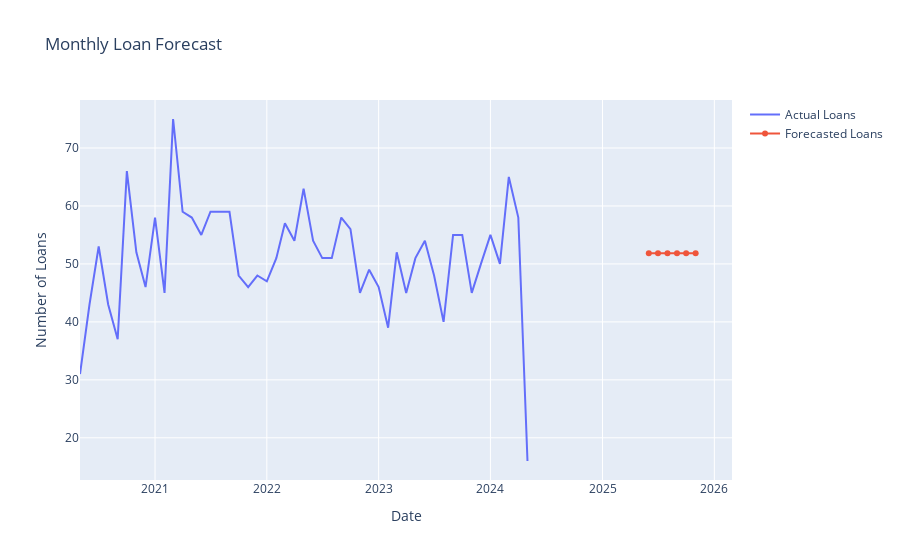

The notebook cell this image was saved under:
### Markdown cell above
## Loan by Interst

### Code cell
# Aggregate monthly loans and interest rates
monthly_loans = loans.groupby(loans['LoanStartDate'].dt.to_period('M')).size().to_timestamp()
monthly_interest = loans.groupby(loans['LoanStartDate'].dt.to_period('M'))['InterestRate'].mean().to_timestamp()

# Check for NaN or infinite values
if monthly_loans.isna().any() or np.any(np.isinf(monthly_loans)) or monthly_interest.isna().any() or np.any(np.isinf(monthly_interest)):
    raise ValueError("Monthly loans or interest rates contain NaN or infinite values")

# Align data
exog = monthly_interest.align(monthly_loans, join='inner')[0]
monthly_loans = monthly_loans.align(exog, join='inner')[0]

# Fit ARIMAX model for loans
model_ln = auto_arima(monthly_loans, exog=exog, seasonal=True, m=12, trace=False)
arimax_model = SARIMAX(monthly_loans, exog=exog, order=model_ln.order, seasonal_order=model_ln.seasonal_order)
results_ln = arimax_model.fit(disp=False)

# Forecast loans
future_exog = np.full(6, exog[-6:].mean())
forecast_ln = results_ln.forecast(steps=6, exog=future_exog)

# Visualize loan forecast
fig = go.Figure()
fig.add_trace(go.Scatter(x=monthly_loans.index, y=monthly_loans, name='Actual Loans'))
fig.add_trace(go.Scatter(x=forecast_index, y=forecast_ln, name='Forecasted Loans'))
fig.update_layout(title='Monthly Loan Forecast', xaxis_title='Date', yaxis_title='Number of Loans')
fig.show()

### Figure 1 — Plotly figure (JSON) as saved in the notebook; plotly's stock layout.template omitted (floating-point values rounded to 4 significant figures)
{"data": [{"name": "Actual Loans", "type": "scatter", "x": ["2020-05-01T00:00:00.000000000", "2020-06-01T00:00:00.000000000", "2020-07-01T00:00:00.000000000", "2020-08-01T00:00:00.000000000", "2020-09-01T00:00:00.000000000", "2020-10-01T00:00:00.000000000", "2020-11-01T00:00:00.000000000", "2020-12-01T00:00:00.000000000", "2021-01-01T00:00:00.000000000", "2021-02-01T00:00:00.000000000", "2021-03-01T00:00:00.000000000", "2021-04-01T00:00:00.000000000", "2021-05-01T00:00:00.000000000", "2021-06-01T00:00:00.000000000", "2021-07-01T00:00:00.000000000", "2021-08-01T00:00:00.000000000", "2021-09-01T00:00:00.000000000", "2021-10-01T00:00:00.000000000", "2021-11-01T00:00:00.000000000", "2021-12-01T00:00:00.000000000", "2022-01-01T00:00:00.000000000", "2022-02-01T00:00:00.000000000", "2022-03-01T00:00:00.000000000", "2022-04-01T00:00:00.000000000", "2022-05-01T00:00:00.000000000", "2022-06-01T00:00:00.000000000", "2022-07-01T00:00:00.000000000", "2022-08-01T00:00:00.000000000", "2022-09-01T00:00:00.000000000", "2022-10-01T00:00:00.000000000", "2022-11-01T00:00:00.000000000", "2022-12-01T00:00:00.000000000", "2023-01-01T00:00:00.000000000", "2023-02-01T00:00:00.000000000", "2023-03-01T00:00:00.000000000", "2023-04-01T00:00:00.000000000", "2023-05-01T00:00:00.000000000", "2023-06-01T00:00:00.000000000", "2023-07-01T00:00:00.000000000", "2023-08-01T00:00:00.000000000", "2023-09-01T00:00:00.000000000", "2023-10-01T00:00:00.000000000", "2023-11-01T00:00:00.000000000", "2023-12-01T00:00:00.000000000", "2024-01-01T00:00:00.000000000", "2024-02-01T00:00:00.000000000", "2024-03-01T00:00:00.000000000", "2024-04-01T00:00:00.000000000", "2024-05-01T00:00:00.000000000"], "y": [31, 43, 53, 43, 37, 66, 52, 46, 58, 45, 75, 59, 58, 55, 59, 59, 59, 48, 46, 48, 47, 51, 57, 54, 63, 54, 51, 51, 58, 56, 45, 49, 46, 39, 52, 45, 51, 54, 48, 40, 55, 55, 45, 50, 55, 50, 65, 58, 16]}, {"name": "Forecasted Loans", "type": "scatter", "x": ["2025-06-01T00:00:00.000000000", "2025-07-01T00:00:00.000000000", "2025-08-01T00:00:00.000000000", "2025-09-01T00:00:00.000000000", "2025-10-01T00:00:00.000000000", "2025-11-01T00:00:00.000000000"], "y": [51.83, 51.83, 51.83, 51.83, 51.83, 51.83]}], "layout": {"title": {"text": "Monthly Loan Forecast"}, "xaxis": {"title": {"text": "Date"}}, "yaxis": {"title": {"text": "Number of Loans"}}}}
